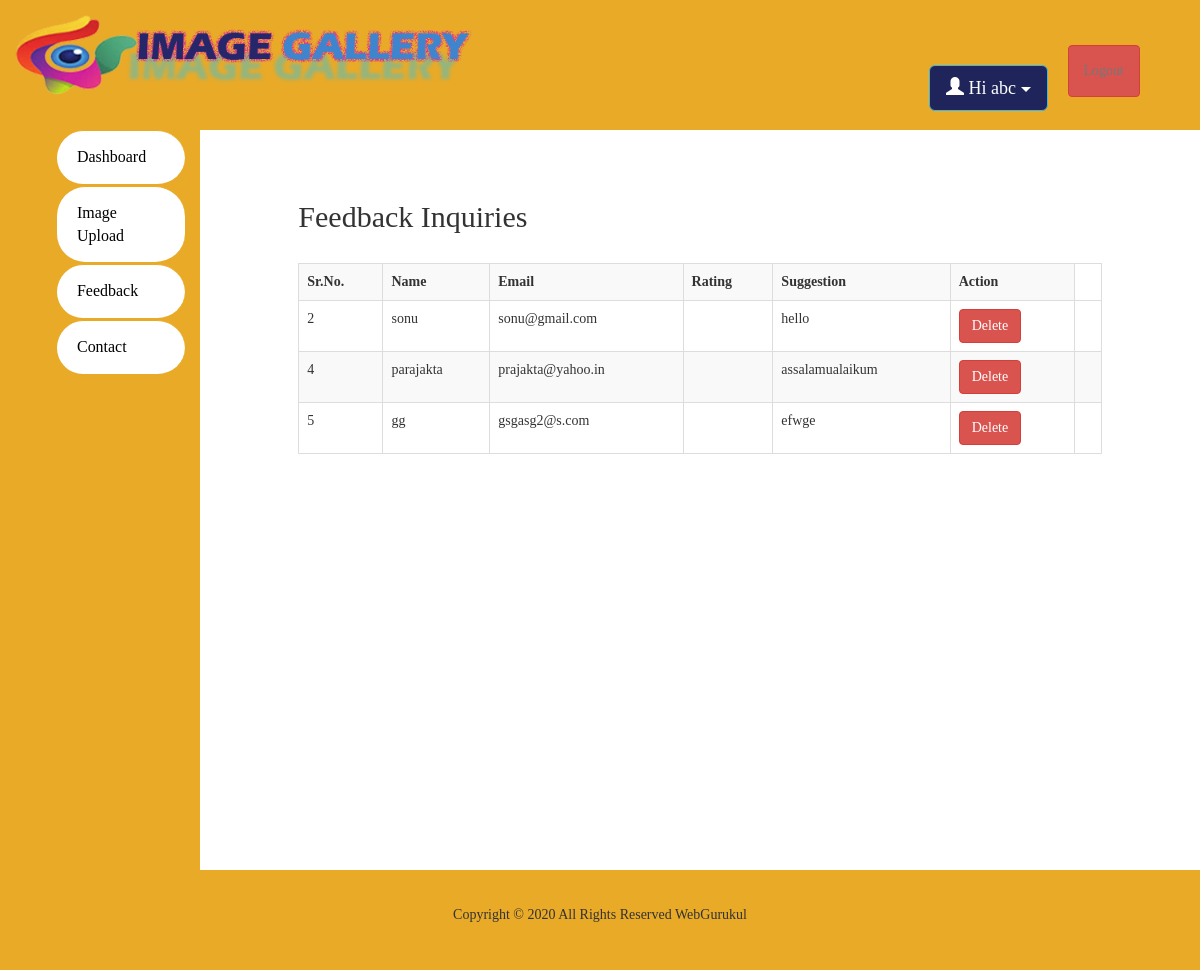
The app's page /admin/feedback.php (signed in) with its own data.
### tables this page shows
CREATE TABLE `feedback` (
  `id` int(11) NOT NULL,
  `f_name` varchar(255) NOT NULL,
  `f_email` varchar(255) NOT NULL,
  `f_rating` varchar(255) NOT NULL,
  `f_sugg` varchar(255) NOT NULL
);

### admin/feedback.php (the view, shortened to what this page needs)
<?php
  $con = new mysqli('localhost','root','','gallery');
  $query = "SELECT * FROM feedback";
  $result = $con->query($query);
 ?>
<!DOCTYPE html>
<html lang="en">
  <head>
    <link href="css/bootstrap.min.css" rel="stylesheet">
    <link rel="stylesheet" href="css/style.css">
  </head>
  <body>
    <nav class="navbar navbar-default">
      <div class="container-fluid">
        <div class="navbar-header">
          <a class="navbar-brand" href="#"><img src="img/logo.png" alt="" width="80%"></a>
        </div>
        <div class="collapse navbar-collapse" id="bs-example-navbar-collapse-1">
          <ul class="nav navbar-nav navbar-right">
            <li class="dropdown">
              <div class="btn-group">
               <button type="button" class="btn btn-info dropdown-toggle btn-lg" data-toggle="dropdown" aria-haspopup="true" aria-expanded="false"><span class="glyphicon glyphicon-user" aria-hidden="true"></span>
                Hi <?php echo $_SESSION['name'];?> <span class="caret"></span></button></a>
            </div>
            </li>
            <li><a class="btn btn-danger" href="logout.php" role="button">Logout</a></li>
          </ul>
        </div>
      </div>
    </nav>
    <div class="container-fluid">
      <div class="row">
        <div class="col-md-12">
          <div class="row">
          <div class="col-md-2 sidebar">
            <ul>
              <li><a href="index.php">Dashboard</a></li>
              <li><a href="image-upload.php">Image Upload</a></li>
              <li><a href="feedback.php">Feedback</a></li>
              <li><a href="contact.php">Contact</a></li>
            </ul>
          </div>
              <div class="col-md-10">
               <div class="row">
                  <div class="col-md-12">
                  <div class="row">
                    <div class="col-md-1"></div>
                    <div class="col-md-10" style="padding-top: 50px;">
                      <h2 style="padding-bottom: 20px;">Feedback Inquiries</h2>
                      <table class="table table-bordered table-striped table-responsive" style="width:100%">
                        <tr>
                          <th>Sr.No.</th>
                          <th>Name</th>
                          <th>Email</th>
                          <th>Rating</th>
                          <th>Suggestion</th>
                          <th>Action</th>
                        </tr>
                        <?php
                        while ($data = $result->fetch_object()) {
                          echo "<tr>";
                            echo "<td> $data->id";
                            echo "<td> $data->f_name";
                            echo "<td> $data->f_email";
                            echo "<td> $data->f_rating";
                            echo "<td> $data->f_sugg";
                            echo "<td>";
                            echo " <a href='delete.php?id=$data->id' type='button' class='btn btn-danger'>Delete</a>";
                            echo "<td>";
                          echo "</tr>";
                        }
                       ?>
                      </table>
                    </div>
                    <div class="col-md-1"></div>
                  </div>
                </div>
               </div>
             </div>
           </div>
        </div>
      </div>
    </div>
     <div class="container-fluid" style="padding: 0;">
       <div class="footer text-center">
         <p>Copyright &copy; 2020 All Rights Reserved WebGurukul</p>
       </div>
     </div>
  </body>
</html>

### admin/css/style.css (style rules this page uses)
body { font-family: verdana; }
.navbar { margin-bottom: 0;border-radius: 0; }
.navbar-brand { height: auto; }
.navbar-default { background-color: #E9AA28;border: none; }
.navbar-nav { margin-top: 45px;margin-right: 30px; }
.navbar-nav li .btn-danger { margin-left: 20px; }
.btn-info { background-color: #1F255B; }
.sidebar { background-color: #E9AA28;min-height: 740px; }
.row .sidebar li a { text-decoration: none;color: #000;font-size: 1.14em; }
.row .sidebar li { padding: 15px 20px; border-left: 2px solid #E9AA28; border-top: 1px solid #E9AA28; border-bottom: 2px solid #E9AA28; background-color: #fff; border-radius: 30px; }
.row .sidebar ul { list-style: none; }
button { width: 100%;margin-top: 20px; }
.footer { background-color: #E9AA28;padding: 35px 0; }

### records on screen
feedback: id "2", f_name "sonu", f_email "sonu@gmail.com", f_sugg "hello"
feedback: id "4", f_name "parajakta", f_email "prajakta@yahoo.in", f_sugg "assalamualaikum"
feedback: id "5", f_name "gg", f_email "gsgasg2@s.com", f_sugg "efwge"

### other values on screen
$_SESSION['name'] "abc"
